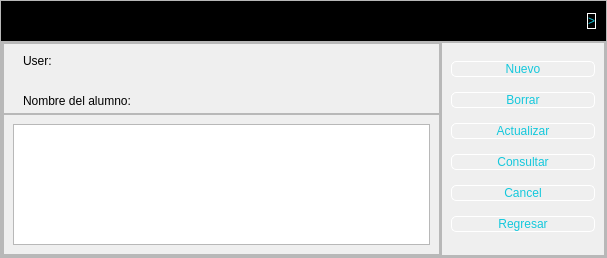
              <widget class="QWidget" name="Pagos">
               <layout class="QHBoxLayout" name="horizontalLayout_13">
                <property name="spacing">
                 <number>0</number>
                </property>
                <property name="leftMargin">
                 <number>0</number>
                </property>
                <property name="topMargin">
                 <number>0</number>
                </property>
                <property name="rightMargin">
                 <number>0</number>
                </property>
                <property name="bottomMargin">
                 <number>0</number>
                </property>
                <item>
                 <widget class="QFrame" name="frame_20">
                  <property name="frameShape">
                   <enum>QFrame::StyledPanel</enum>
                  </property>
                  <property name="frameShadow">
                   <enum>QFrame::Raised</enum>
                  </property>
                  <layout class="QVBoxLayout" name="verticalLayout_14" stretch="1,8">
                   <property name="spacing">
                    <number>0</number>
                   </property>
                   <property name="leftMargin">
                    <number>0</number>
                   </property>
                   <property name="topMargin">
                    <number>0</number>
                   </property>
                   <property name="rightMargin">
                    <number>0</number>
                   </property>
                   <property name="bottomMargin">
                    <number>0</number>
                   </property>
                   <item>
                    <widget class="QFrame" name="frame_21">
                     <property name="styleSheet">
                      <string notr="true">background-color: rgb(0, 0, 0);</string>
                     </property>
                     <property name="frameShape">
                      <enum>QFrame::StyledPanel</enum>
                     </property>
                     <property name="frameShadow">
                      <enum>QFrame::Raised</enum>
                     </property>
                     <layout class="QHBoxLayout" name="horizontalLayout_14">
                      <item>
                       <widget class="QLabel" name="label_10">
                        <property name="text">
                         <string>Gestor de pagos</string>
                        </property>
                       </widget>
                      </item>
                      <item>
                       <spacer name="horizontalSpacer_6">
                        <property name="orientation">
                         <enum>Qt::Horizontal</enum>
                        </property>
                        <property name="sizeHint" stdset="0">
                         <size>
                          <width>376</width>
                          <height>20</height>
                         </size>
                        </property>
                       </spacer>
                      </item>
                      <item>
                       <widget class="QLabel" name="label_11">
                        <property name="text">
                         <string>Menu de opciones</string>
                        </property>
                       </widget>
                      </item>
                      <item>
                       <widget class="QPushButton" name="pushButton_10">
                        <property name="styleSheet">
                         <string notr="true">QPushButton{
font: 87 12pt &quot;Arial Black&quot;;
background-color:#000000ff;
color: rgb(20, 200, 220);
border-radius:5px;
border: 1px solid white;
}

QPushButton:hover {
    background-color: black;
}</string>
                        </property>
                        <property name="text">
                         <string>&gt;</string>
                        </property>
                       </widget>
                      </item>
                     </layout>
                    </widget>
                   </item>
                   <item>
                    <widget class="QFrame" name="frame_22">
                     <property name="frameShape">
                      <enum>QFrame::StyledPanel</enum>
                     </property>
                     <property name="frameShadow">
                      <enum>QFrame::Raised</enum>
                     </property>
                     <layout class="QHBoxLayout" name="horizontalLayout_15" stretch="8,3">
                      <property name="spacing">
                       <number>0</number>
                      </property>
                      <property name="leftMargin">
                       <number>0</number>
                      </property>
                      <property name="topMargin">
                       <number>0</number>
                      </property>
                      <property name="rightMargin">
                       <number>0</number>
                      </property>
                      <property name="bottomMargin">
                       <number>0</number>
                      </property>
                      <item>
                       <widget class="QFrame" name="frame_23">
                        <property name="frameShape">
                         <enum>QFrame::StyledPanel</enum>
                        </property>
                        <property name="frameShadow">
                         <enum>QFrame::Raised</enum>
                        </property>
                        <layout class="QVBoxLayout" name="verticalLayout_19" stretch="4,8">
                         <property name="spacing">
                          <number>0</number>
                         </property>
                         <property name="leftMargin">
                          <number>0</number>
                         </property>
                         <property name="topMargin">
                          <number>0</number>
                         </property>
                         <property name="rightMargin">
                          <number>0</number>
                         </property>
                         <property name="bottomMargin">
                          <number>0</number>
                         </property>
                         <item>
                          <widget class="QFrame" name="frame_25">
                           <property name="frameShape">
                            <enum>QFrame::StyledPanel</enum>
                           </property>
                           <property name="frameShadow">
                            <enum>QFrame::Raised</enum>
                           </property>
                           <widget class="QLabel" name="label_12">
                            <property name="geometry">
                             <rect>
                              <x>20</x>
                              <y>10</y>
                              <width>49</width>
                              <height>16</height>
                             </rect>
                            </property>
                            <property name="text">
                             <string>User:</string>
                            </property>
                           </widget>
                           <widget class="QLabel" name="label_13">
                            <property name="geometry">
                             <rect>
                              <x>20</x>
                              <y>50</y>
                              <width>161</width>
                              <height>16</height>
                             </rect>
                            </property>
                            <property name="text">
                             <string>Nombre del alumno:</string>
                            </property>
                           </widget>
                          </widget>
                         </item>
                         <item>
                          <widget class="QFrame" name="frame_26">
                           <property name="frameShape">
                            <enum>QFrame::StyledPanel</enum>
                           </property>
                           <property name="frameShadow">
                            <enum>QFrame::Raised</enum>
                           </property>
                           <layout class="QHBoxLayout" name="horizontalLayout_16">
                            <item>
                             <widget class="QTableWidget" name="tableWidget_2"/>
                            </item>
                           </layout>
                          </widget>
                         </item>
                        </layout>
                       </widget>
                      </item>
                      <item>
                       <widget class="QFrame" name="frame_24">
                        <property name="styleSheet">
                         <string notr="true">QPushButton{
font: 87 12pt &quot;Arial Black&quot;;
background-color:#000000ff;
color: rgb(20, 200, 220);
border-radius:5px;
border: 1px solid white;
}

QPushButton:hover {
    background-color: black;
}</string>
                        </property>
                        <property name="frameShape">
                         <enum>QFrame::StyledPanel</enum>
                        </property>
                        <property name="frameShadow">
                         <enum>QFrame::Raised</enum>
                        </property>
                        <layout class="QVBoxLayout" name="verticalLayout_18">
                         <item>
                          <widget class="QPushButton" name="pushButton_11">
                           <property name="text">
                            <string>Nuevo</string>
                           </property>
                          </widget>
                         </item>
                         <item>
                          <widget class="QPushButton" name="pushButton_12">
                           <property name="text">
                            <string>Borrar</string>
                           </property>
                          </widget>
                         </item>
                         <item>
                          <widget class="QPushButton" name="pushButton_13">
                           <property name="text">
                            <string>Actualizar</string>
                           </property>
                          </widget>
                         </item>
                         <item>
                          <widget class="QPushButton" name="pushButton_15">
                           <property name="text">
                            <string>Consultar</string>
                           </property>
                          </widget>
                         </item>
                         <item>
                          <widget class="QPushButton" name="pushButton_16">
                           <property name="text">
                            <string>Cancel</string>
                           </property>
                          </widget>
                         </item>
                         <item>
                          <widget class="QPushButton" name="pushButton_14">
                           <property name="text">
                            <string>Regresar</string>
                           </property>
                          </widget>
                         </item>
                        </layout>
                       </widget>
                      </item>
                     </layout>
                    </widget>
                   </item>
                  </layout>
                 </widget>
                </item>
               </layout>
              </widget>
